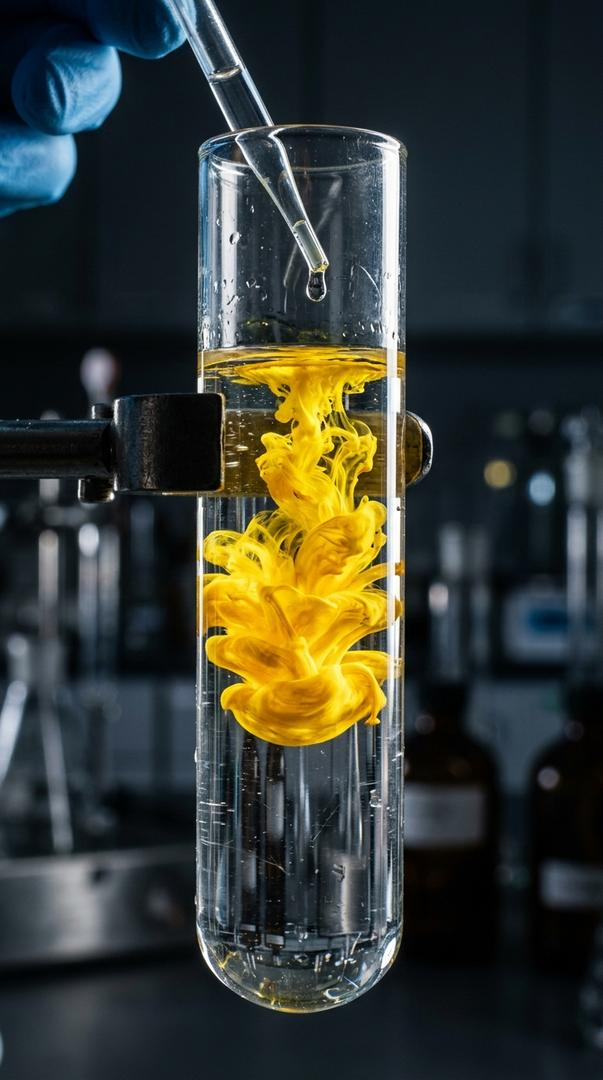
#> input picture experiments/activity_1_2_lead_iodide/images/01_hook_bloom.jpg, 603 x 1080 px; its folder holds 3 pictures in this run
$ python generate_overlays_916.py
#> lines starting #> are read from the running program, lines starting #| are printed output that depends on the picture
#!/usr/bin/env python3
"""
Generates Material 3 Expressive 9:16 (1080x1920) full-frame composite frames
for CBSE Class 10 Chemistry Activity 1.2 (Precipitation of Lead Iodide).
Strict compliance with:
- .agents/rules/youtube_shorts_retention.md
- Climax Inversion (Instant visual shock in Frame 0)
- Material 3 Expressive Amber-Orange color palette
- Safe zone compliance (Y: 220px to 1580px)
- Kinetic 1-3 word badges, zero lecture paragraphs
- YouTube-safe formulas (->, no angle brackets)
"""

from pathlib import Path
from PIL import Image, ImageDraw, ImageFont, ImageFilter

BASE_DIR = Path(__file__).resolve().parent
IMG_DIR = BASE_DIR / "images"
OVERLAYS_DIR = BASE_DIR / "overlays_m3"
OVERLAYS_DIR.mkdir(parents=True, exist_ok=True)

# Colors - Material 3 Expressive Solar Amber Scheme
COLOR_BG_DARK = (18, 14, 10)
COLOR_AMBER = (255, 179, 0)         # Primary Amber #FFB300
COLOR_ORANGE = (255, 111, 0)        # Deep Tangerine #FF6F00
COLOR_YELLOW = (255, 234, 0)        # Canary Highlight #FFEA00
COLOR_SURFACE = (28, 22, 16, 215)   # Glassmorphic Card (with alpha)
COLOR_CARD_STROKE = (255, 179, 0, 110)
COLOR_TEXT_MAIN = (250, 246, 240)   # Crisp White
COLOR_TEXT_GOLD = (255, 222, 175)   # Solar Gold
COLOR_TEXT_MUTED = (210, 195, 180)

FONT_BOLD = "C:/Windows/Fonts/segoeuib.ttf"
FONT_REG = "C:/Windows/Fonts/segoeui.ttf"
FONT_SEMI = "C:/Windows/Fonts/segoeuisl.ttf"

def get_font(path, size):
    try:
        return ImageFont.truetype(path, size)
    except Exception:
        return ImageFont.load_default()

def draw_pill(draw, xy, text, font, bg_color, text_color, padding=(24, 12), border_color=None, border_width=2):
    """Draws an M3 pill/chip badge centered at given (x, y)."""
    x, y = xy
    bbox = font.getbbox(text)
    tw, th = bbox[2] - bbox[0], bbox[3] - bbox[1]
    px, py = padding
    box = [x - tw//2 - px, y - th//2 - py, x + tw//2 + px, y + th//2 + py]
    radius = (box[3] - box[1]) // 2
    draw.rounded_rectangle(box, radius=radius, fill=bg_color, outline=border_color, width=border_width)
    draw.text((x - tw//2, y - th//2 - 2), text, font=font, fill=text_color)
    return box

def draw_progress_bar(draw, current_step, total_steps=4, y_pos=160):
    """Draws an M3 segmented linear progress indicator."""
    bar_width = 860
    start_x = (1080 - bar_width) // 2
    gap = 14
    segment_w = (bar_width - (total_steps - 1) * gap) // total_steps

    for i in range(total_steps):
        sx = start_x + i * (segment_w + gap)
        ex = sx + segment_w
        if i < current_step:
            color = COLOR_AMBER
        elif i == current_step:
            color = COLOR_YELLOW
        else:
            color = (70, 55, 40)
        draw.rounded_rectangle([sx, y_pos, ex, y_pos + 10], radius=5, fill=color)

def compose_scene(image_name, overlay_generator_fn, out_name):
    """Loads a 9:16 background image and composites the M3 glass overlay onto it."""
#> called with image_name = '01_hook_bloom.jpg', out_name = 'frame_01_hook.jpg'
    bg_path = IMG_DIR / image_name
    bg = Image.open(bg_path).convert("RGBA")
    if bg.size != (1080, 1920):
        bg = bg.resize((1080, 1920), Image.Resampling.LANCZOS)
#> bg: PIL image 1080x1920 RGBA

    # Top & bottom subtle gradient vignette for text legibility
    vignette = Image.new("RGBA", (1080, 1920), (0, 0, 0, 0))
#> vignette: PIL image 1080x1920 RGBA; every value is 0
    v_draw = ImageDraw.Draw(vignette)

    # Top dark gradient (0 to 450px)
    for y in range(450):
        alpha = int(180 * (1.0 - y / 450.0))
        v_draw.line([(0, y), (1080, y)], fill=(12, 9, 6, alpha))

    # Bottom dark gradient (1300 to 1920px)
    for y in range(1300, 1920):
        alpha = int(220 * ((y - 1300) / 620.0))
        v_draw.line([(0, y), (1080, y)], fill=(12, 9, 6, alpha))

    base = Image.alpha_composite(bg, vignette)

    # Render overlay UI
    ui_layer = Image.new("RGBA", (1080, 1920), (0, 0, 0, 0))
    draw = ImageDraw.Draw(ui_layer)
    overlay_generator_fn(draw)

    final_frame = Image.alpha_composite(base, ui_layer).convert("RGB")
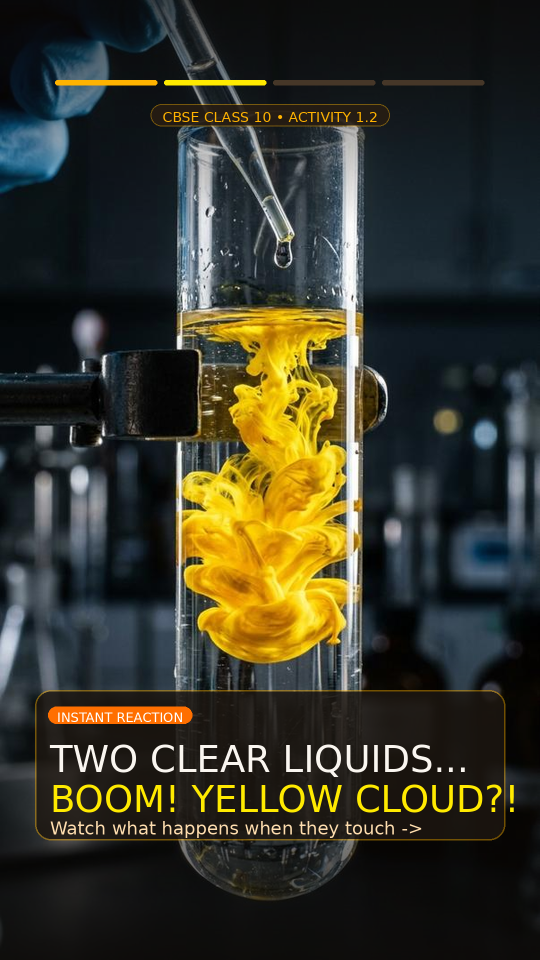
#> final_frame: PIL image 1080x1920 RGB (shown at 1/2 size); mean R, G, B 54.9, 54.2, 40.3
    final_path = OVERLAYS_DIR / out_name
    final_frame.save(final_path, quality=95)
    print(f"Saved overlay: {final_path.name}")
    return final_path

# ==================== SCENE 1: HOOK (CLIMAX INVERSION) ====================
def render_hook_ui(draw):
    draw_progress_bar(draw, current_step=1)

    # Top Tag
    font_tag = get_font(FONT_BOLD, 28)
    draw_pill(draw, (540, 230), "CBSE CLASS 10 • ACTIVITY 1.2", font_tag,
              bg_color=(38, 28, 18, 230), text_color=COLOR_AMBER, border_color=COLOR_CARD_STROKE)

    # Big Shock Hook Headline
    font_headline = get_font(FONT_BOLD, 74)
    font_sub = get_font(FONT_SEMI, 36)

    # Glass card container
    draw.rounded_rectangle([70, 1380, 1010, 1680], radius=32, fill=COLOR_SURFACE, outline=COLOR_CARD_STROKE, width=3)

    # Accent mini-badge inside card
    font_mini = get_font(FONT_BOLD, 26)
    draw_pill(draw, (240, 1430), "INSTANT REACTION", font_mini,
              bg_color=COLOR_ORANGE, text_color=(255, 255, 255), padding=(18, 8))

    # Punchy lines
    draw.text((100, 1475), "TWO CLEAR LIQUIDS...", font=font_headline, fill=COLOR_TEXT_MAIN)
    draw.text((100, 1555), "BOOM! YELLOW CLOUD?!", font=font_headline, fill=COLOR_YELLOW)
    draw.text((100, 1635), "Watch what happens when they touch ->", font=font_sub, fill=COLOR_TEXT_GOLD)

# ==================== SCENE 2: SETUP (TWO CLEAR LIQUIDS) ====================
def render_setup_ui(draw):
    draw_progress_bar(draw, current_step=2)

    # Top Tag
    font_tag = get_font(FONT_BOLD, 28)
    draw_pill(draw, (540, 230), "STEP 1 • THE REACTANTS", font_tag,
              bg_color=(38, 28, 18, 230), text_color=COLOR_AMBER, border_color=COLOR_CARD_STROKE)

    # Glass card container
    draw.rounded_rectangle([70, 1360, 1010, 1690], radius=32, fill=COLOR_SURFACE, outline=COLOR_CARD_STROKE, width=3)

    font_mini = get_font(FONT_BOLD, 26)
    draw_pill(draw, (210, 1410), "COLORLESS SOLUTIONS", font_mini,
              bg_color=(50, 40, 28), text_color=COLOR_AMBER, padding=(18, 8), border_color=COLOR_CARD_STROKE)

    font_title = get_font(FONT_BOLD, 54)
    font_item = get_font(FONT_BOLD, 38)
    font_sub = get_font(FONT_REG, 30)

    draw.text((100, 1450), "Mix Two Clear Solutions:", font=font_title, fill=COLOR_TEXT_MAIN)

    # Reactant 1 Pill
    draw_pill(draw, (320, 1545), "Lead Nitrate: Pb(NO3)2", font_item,
              bg_color=(45, 34, 22), text_color=COLOR_TEXT_GOLD, padding=(24, 12), border_color=(100, 75, 45))

    # Reactant 2 Pill
    draw_pill(draw, (770, 1545), "+ Potassium Iodide: KI", font_item,
              bg_color=(45, 34, 22), text_color=COLOR_TEXT_GOLD, padding=(24, 12), border_color=(100, 75, 45))

    draw.text((100, 1625), "Both look exactly like pure water!", font=font_sub, fill=COLOR_TEXT_MUTED)

# ==================== SCENE 3: REACTION & SCIENCE ====================
def render_reaction_ui(draw):
    draw_progress_bar(draw, current_step=3)

    # Top Tag
    font_tag = get_font(FONT_BOLD, 28)
    draw_pill(draw, (540, 230), "STEP 2 • CHEMICAL PRECIPITATION", font_tag,
              bg_color=(38, 28, 18, 230), text_color=COLOR_YELLOW, border_color=COLOR_CARD_STROKE)

    # Glass card container
    draw.rounded_rectangle([60, 1320, 1020, 1720], radius=32, fill=COLOR_SURFACE, outline=COLOR_CARD_STROKE, width=3)

    font_mini = get_font(FONT_BOLD, 26)
    draw_pill(draw, (230, 1370), "PRECIPITATION REACTION", font_mini,
              bg_color=COLOR_ORANGE, text_color=(255, 255, 255), padding=(18, 8))

    font_title = get_font(FONT_BOLD, 60)
    font_eq = get_font(FONT_BOLD, 42)
    font_sub = get_font(FONT_REG, 30)

    draw.text((90, 1415), "Bright Yellow Solid Forms!", font=font_title, fill=COLOR_YELLOW)
    draw.text((90, 1485), "Lead Iodide (PbI2) is completely insoluble.", font=font_sub, fill=COLOR_TEXT_MAIN)

    # Balanced Chemical Equation Pill (High contrast)
    draw_pill(draw, (540, 1585), "Pb(NO3)2 + 2KI  ->  PbI2 (v) + 2KNO3", font_eq,
              bg_color=(45, 32, 16), text_color=COLOR_YELLOW, padding=(30, 18),
              border_color=COLOR_AMBER, border_width=3)

    draw.text((100, 1665), "Yellow precipitate: PbI2  |  Colorless solution: KNO3", font=font_sub, fill=COLOR_TEXT_GOLD)

# ==================== SCENE 4: EXAM TAKEAWAY & LOOP ====================
def render_takeaway_ui(draw):
    draw_progress_bar(draw, current_step=4)

    # Top Tag
    font_tag = get_font(FONT_BOLD, 28)
    draw_pill(draw, (540, 230), "BOARD EXAM HIGH-YIELD TIP", font_tag,
              bg_color=(38, 28, 18, 230), text_color=COLOR_AMBER, border_color=COLOR_CARD_STROKE)

    # Glass card container
    draw.rounded_rectangle([60, 1310, 1020, 1720], radius=32, fill=COLOR_SURFACE, outline=COLOR_CARD_STROKE, width=3)

    font_mini = get_font(FONT_BOLD, 26)
    draw_pill(draw, (210, 1360), "2-IN-1 REACTION TYPE", font_mini,
              bg_color=COLOR_AMBER, text_color=(35, 20, 5), padding=(18, 8))

    font_title = get_font(FONT_BOLD, 54)
    font_point = get_font(FONT_BOLD, 36)
    font_sub = get_font(FONT_REG, 32)

    draw.text((90, 1405), "Class 10 Board Essentials:", font=font_title, fill=COLOR_TEXT_MAIN)

    # Two takeaways
    draw_pill(draw, (320, 1490), "1. Double Displacement", font_point,
              bg_color=(45, 34, 22), text_color=COLOR_TEXT_GOLD, padding=(24, 12), border_color=(120, 85, 50))

    draw_pill(draw, (760, 1490), "2. Precipitation Reaction", font_point,
              bg_color=(45, 34, 22), text_color=COLOR_YELLOW, padding=(24, 12), border_color=(120, 85, 50))

    # Question pill for comments loop
    draw_pill(draw, (540, 1610), "Quiz: What happened to Potassium (K)? Tell us below!", font_sub,
              bg_color=(60, 42, 20), text_color=COLOR_TEXT_MAIN, padding=(30, 16),
              border_color=COLOR_ORANGE, border_width=2)

    draw.text((100, 1675), "Subscribe to ChapterReady for all CBSE activities!", font=get_font(FONT_SEMI, 26), fill=COLOR_TEXT_MUTED)

def main():
    print("Generating 4 Material 3 Expressive 9:16 Composite Frames...")
    compose_scene("01_hook_bloom.jpg", render_hook_ui, "frame_01_hook.jpg")
    compose_scene("02_setup_clear.jpg", render_setup_ui, "frame_02_setup.jpg")
#> call 2 of compose_scene, with image_name = '02_setup_clear.jpg', out_name = 'frame_02_setup.jpg'
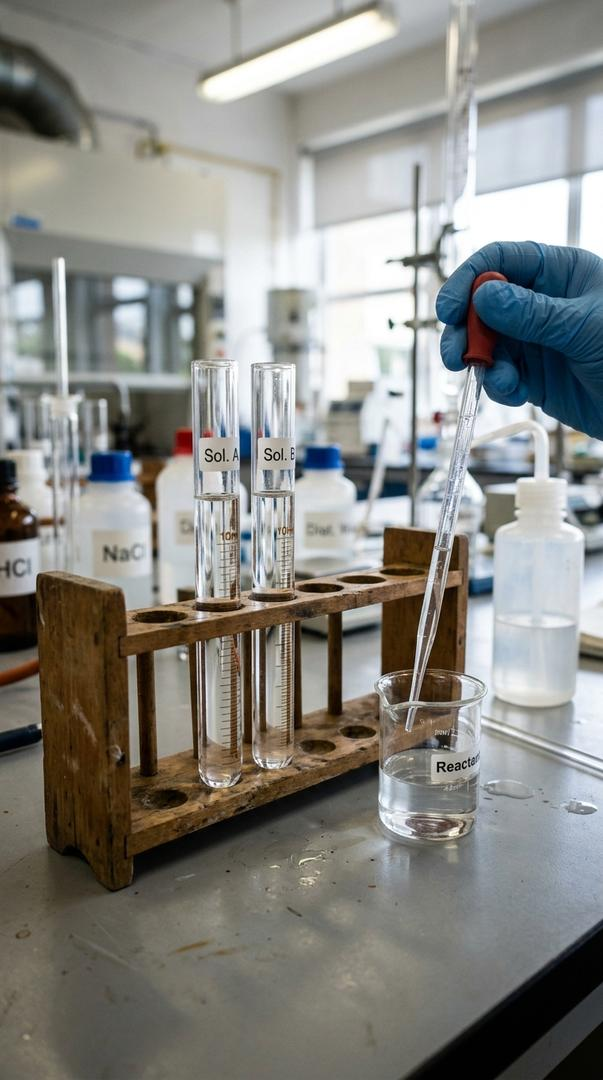
#> input picture experiments/activity_1_2_lead_iodide/images/02_setup_clear.jpg, 603 x 1080 px
#> in compose_scene (call 2), `base = Image.alpha_composite(bg, vignette)`:
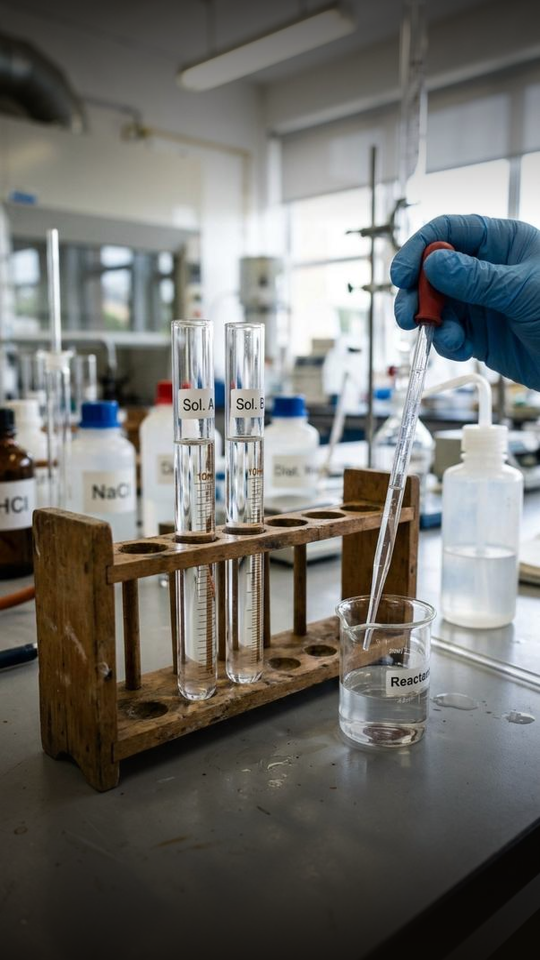
#> base: PIL image 1080x1920 RGBA (shown at 1/2 size); mean R, G, B, A 111.8, 111.3, 107.5, 255
#> in compose_scene (call 2), `final_frame = Image.alpha_composite(base, ui_layer).convert("RGB")`:
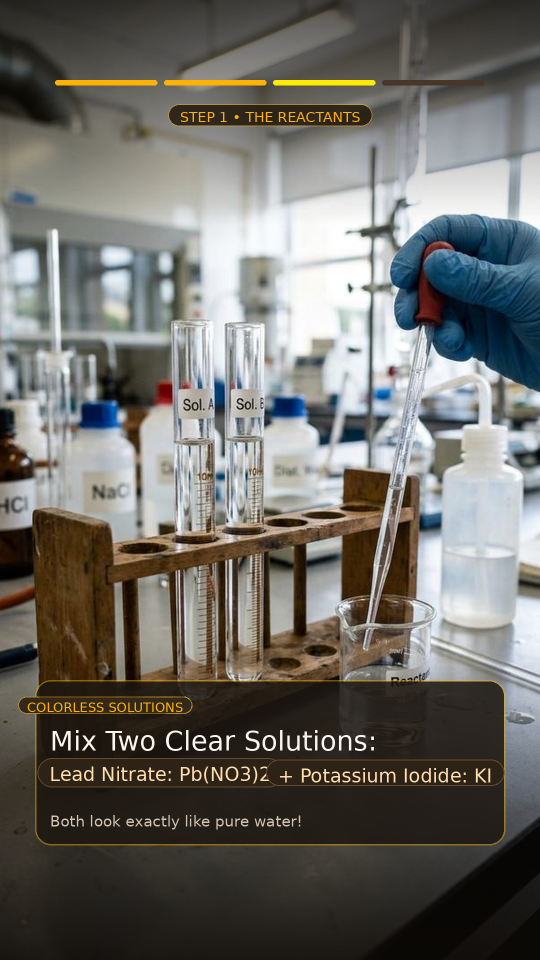
#> final_frame: PIL image 1080x1920 RGB (shown at 1/2 size); mean R, G, B 108.7, 107.2, 101.9
    compose_scene("03_reaction_swirl.jpg", render_reaction_ui, "frame_03_reaction.jpg")
#> call 3 of compose_scene, with image_name = '03_reaction_swirl.jpg', out_name = 'frame_03_reaction.jpg'
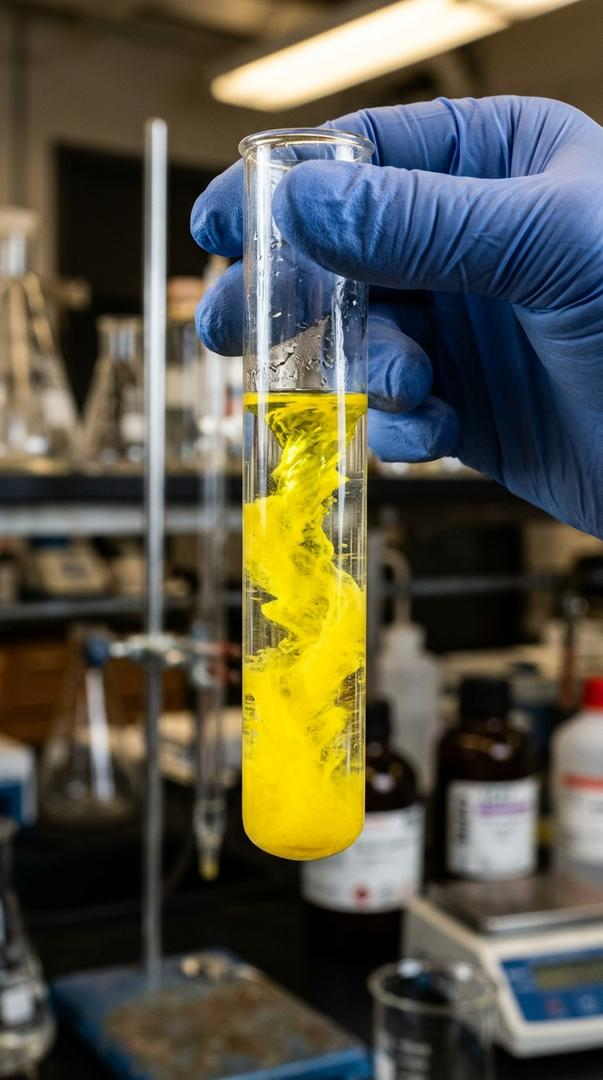
#> input picture experiments/activity_1_2_lead_iodide/images/03_reaction_swirl.jpg, 603 x 1080 px
#> in compose_scene (call 3), `base = Image.alpha_composite(bg, vignette)`:
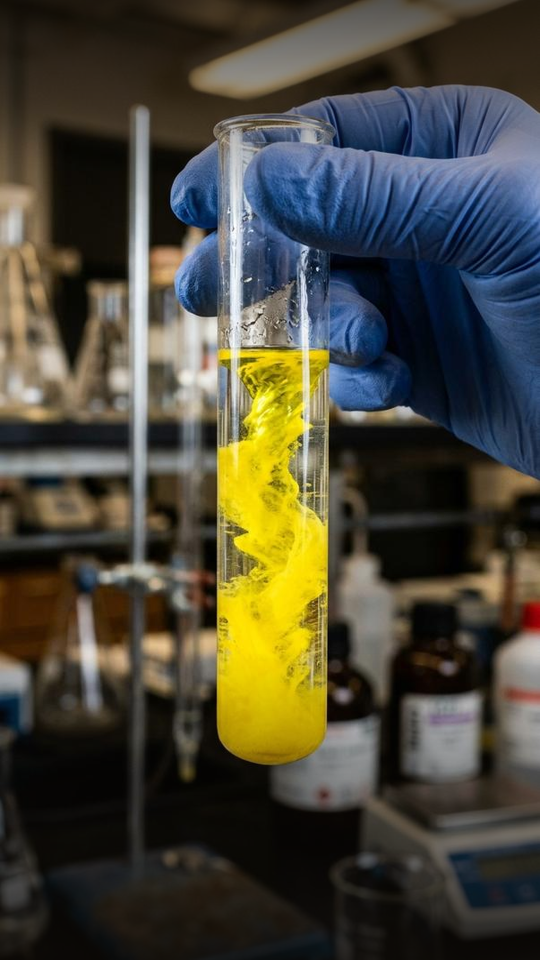
#> base: PIL image 1080x1920 RGBA (shown at 1/2 size); mean R, G, B, A 73.7, 70.9, 57.2, 255
#> in compose_scene (call 3), `final_frame = Image.alpha_composite(base, ui_layer).convert("RGB")`:
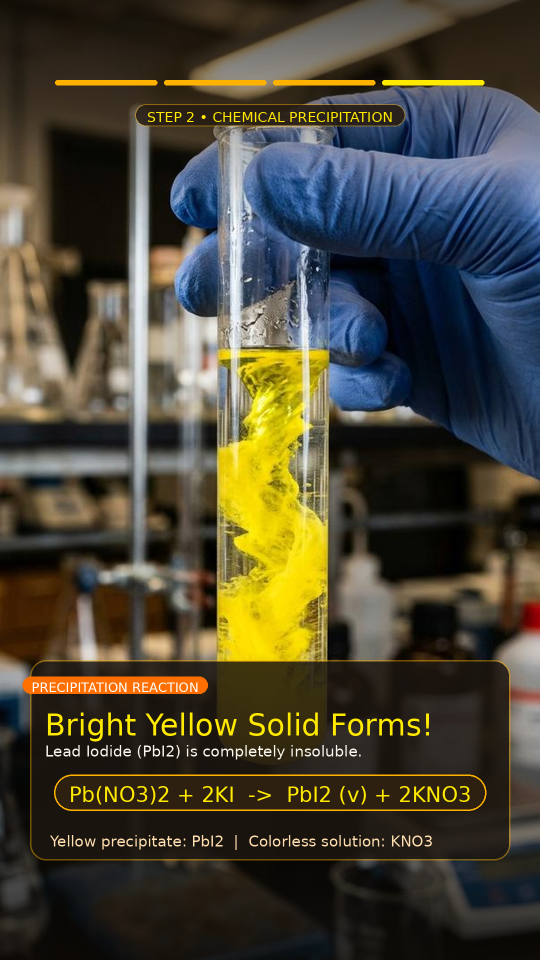
#> final_frame: PIL image 1080x1920 RGB (shown at 1/2 size); mean R, G, B 74, 69.5, 53.7
    compose_scene("04_result_settled.jpg", render_takeaway_ui, "frame_04_takeaway.jpg")
    print("All 4 composite frames generated successfully!")

if __name__ == "__main__":
#> (the run stopped early here; a loop or call above may not have finished)
